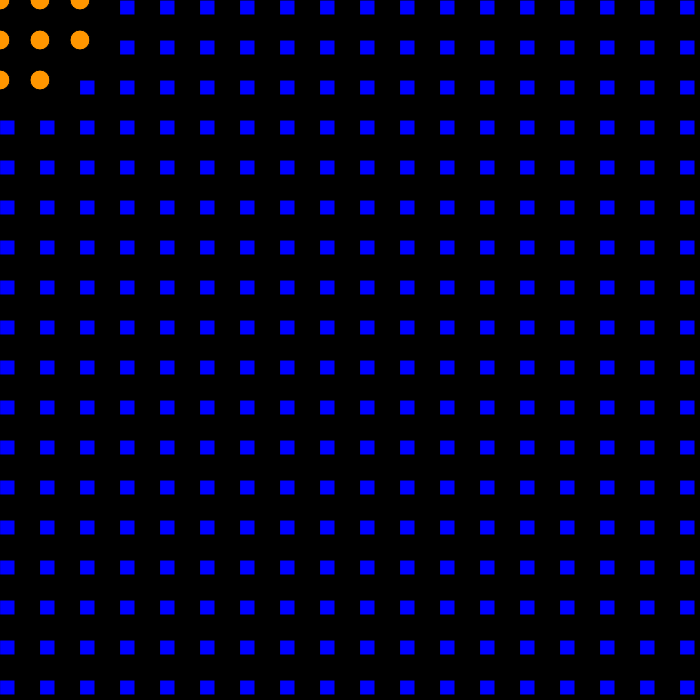
Frame 1 (no input)
Frame 60 (no input): identical to frame 1, image omitted
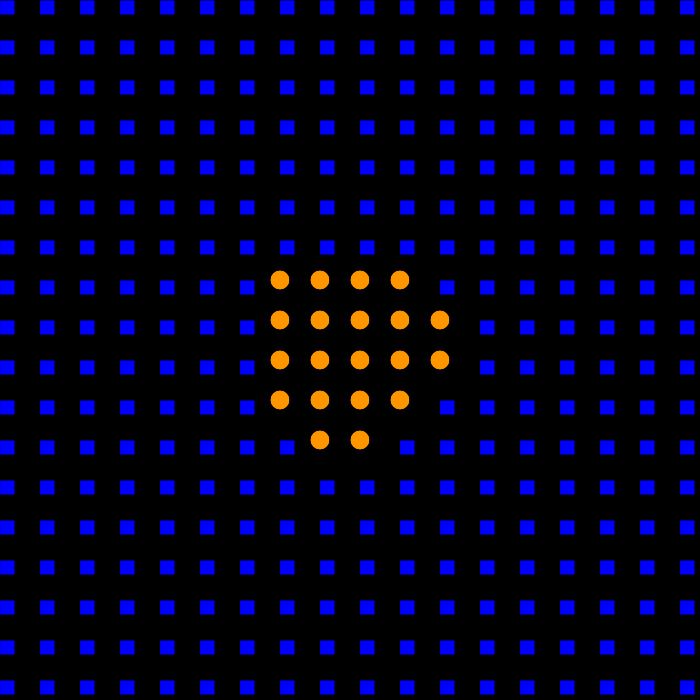
Frame 120 (the mouse pressed at the canvas centre since frame 60)

The p5.js sketch that drew these frames (run headless with seeded random() and noise() and a simulated clock; from frame 60 on, the mouse is pressed at the canvas centre):

// p5.js sketch
// ── sketch.js

// Daniel W, SS5 responsive circles, squre near the mouse will turn to orangle circle



function setup()
{
  createCanvas (700, 700)
  
}

function draw(){
background (0)    //two loops to make circles, one for x and one for y
  for (let x= 0; x <width; x+=40){
    for (let y =0; y <height; y+=40){
      let d= dist (mouseX, mouseY, x ,y);

      if (d<100){  // the distance for the mouse to circle
        fill (255, 150,0);
        ellipse (x,y, 20);}

        else // if the mouse is far then it will be rectangle
        {
          fill (0,0,255);
          rect (x, y, 15);
        }
      }
   }  
       
       
}
